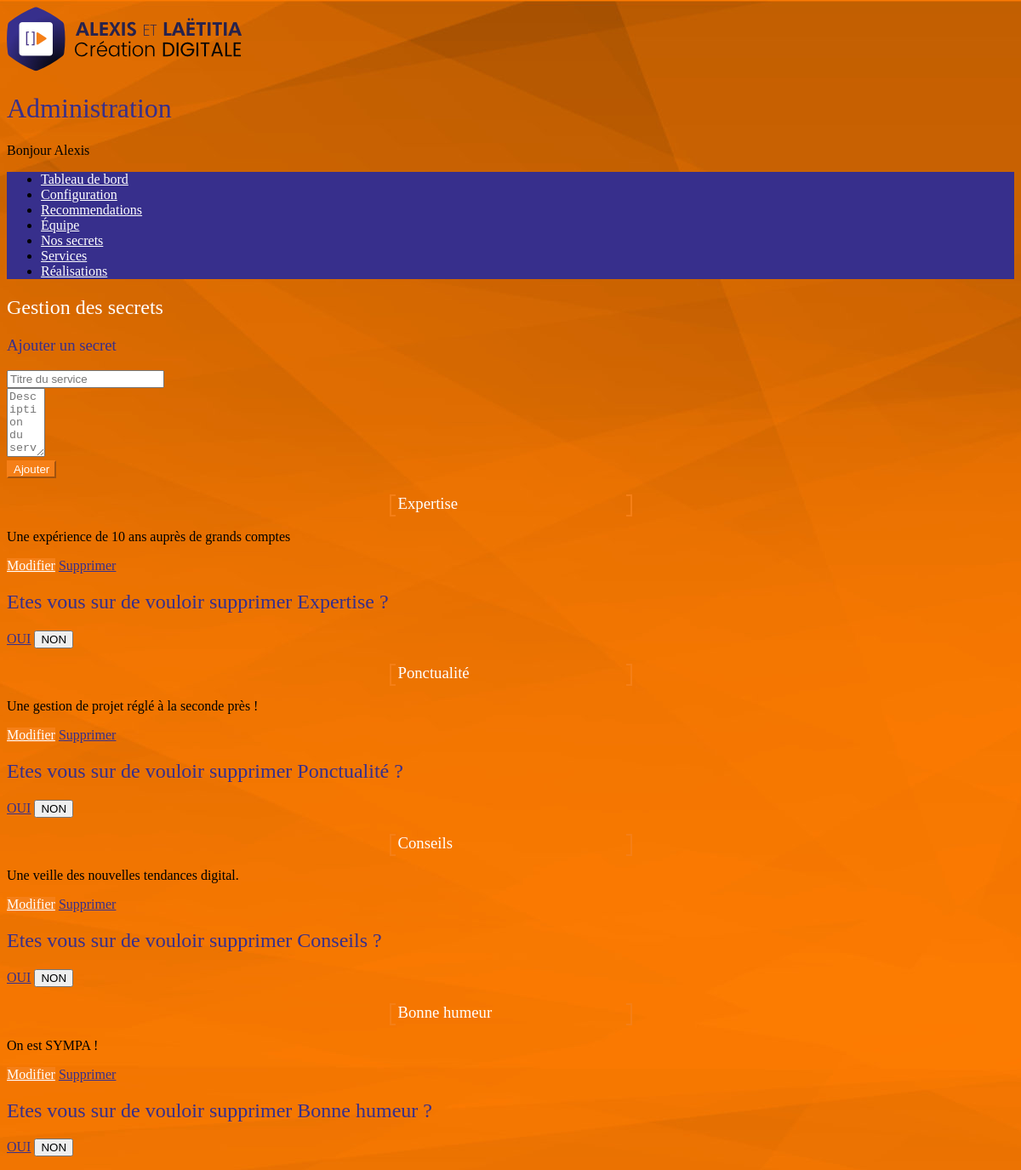
Screenshot of /www/admin.php?page=secrets (signed in) with the database file from the repository.
### tables this page shows
CREATE TABLE `secrets` (
  `id` int(11) NOT NULL,
  `title` varchar(255) NOT NULL,
  `description` text NOT NULL
);

### model/model_secrets.php (called while the page is built, shortened)
<?php
function getSecrets()
{
    global $bdd;
    $get_secrets = $bdd->prepare('SELECT * FROM secrets ORDER BY id');
    $get_secrets->execute();
    return $get_secrets->fetchAll();
}

### controler/admin_controler_secrets.php (called while the page is built, shortened)
<?php
$secrets = getSecrets();
foreach($secrets as $key => $secret)
{
    $secrets[$key]['id'] = $secret['id'];
    $secrets[$key]['description'] = $secret['description'];
    $secrets[$key]['title'] = $secret['title'];
}

### templates/admin/secrets.php (the view)
<div class="uk-section">
    <div class="uk-container">
        <h2 class="text-center">Gestion des secrets</h2>
        <div class="uk-card uk-card-default uk-card-body uk-box-shadow-medium uk-box-shadow-hover-xlarge">
            <?php
            if(isset($_GET['modify']))
            {
                ?>
                <h3 class="uk-card-title blue">Modifier le secret : <?php echo $modify_secret['title']; ?></h3>
                <div class="">
                    <form method="post" name="add_project" action="admin.php?page=secrets&itsmodify=true" class="uk-grid-small" uk-grid>
                        <input type="hidden" class="" name="id" placeholder="" value="<?php echo $modify_secret['id']; ?>">
                        <div class="uk-width-1-3">
                            <input type="text" class="uk-input" name="title" placeholder="Titre du service" value="<?php echo $modify_secret['title']; ?>" required>
                        </div>
                        <div class="uk-width-1-1">
                            <textarea class="uk-textarea" name="description" placeholder="Desciption du service" cols="3" rows="5" required><?php echo $modify_secret['description']; ?></textarea>
                        </div>
                        <div class="uk-width-1-1">
                            <button class="uk-button uk-button-primary" type="submit">Enregistrer</button>
                            <a href="admin.php?page=secrets" class="uk-link-text uk-margin-left">Annuler</a>
                        </div>
                    </form>
                </div>
            <?php
            }
            else
            {
            ?>
            <h3 class="uk-card-title blue">Ajouter un secret</h3>
            <div class="">
                <form method="post" name="add_recommendations" action="admin.php?page=secrets&add=true" class="uk-grid-small" uk-grid>
                    <div class="uk-width-1-3">
                        <input type="text" class="uk-input" name="title" placeholder="Titre du service" required>
                    </div>
                    <div class="uk-width-1-1">
                        <textarea class="uk-textarea" name="description" placeholder="Desciption du service" cols="3" rows="5" required></textarea>
                    </div>
                    <div class="uk-width-1-1">
                        <button class="uk-button uk-button-primary" type="submit">Ajouter</button>
                    </div>
                </form>
            </div>
            <?php
            }
            ?>
        </div>
        <div class="uk-grid uk-margin-top" uk-grid uk-height-match="target: > div > .uk-card">
            <?php
            foreach($secrets as $secret)
            {
                ?>
                <div class="uk-width-1-2 uk-width-1-4@m">
                    <div class="uk-card uk-card-default uk-card-body">
                        <div class="team-title uk-margin-small-bottom">
                            <h3 class="uk-card-title uk-margin-remove-bottom uk-text-center"><?php echo $secret['title']; ?></h3>
                        </div>
                        <p><?php echo $secret['description']; ?></p>
                        <div class="uk-card-footer">
                            <a href="admin.php?page=secrets&modify=<?php echo $secret['id']; ?>" class="uk-button uk-button-primary uk-margin-small-bottom">Modifier</a>
                            <a href="" class="uk-button uk-button-danger" uk-toggle="target: #delete-modal-<?php echo $secret['id']; ?>">Supprimer</a>
                        </div>
                        <div id="delete-modal-<?php echo $secret['id']; ?>" uk-modal>
                            <div class="uk-modal-dialog uk-modal-body">
                                <h2 class="uk-modal-title blue">Etes vous sur de vouloir supprimer <?php echo $secret['title']; ?> ?</h2>
                                <p class="uk-text-right">
                                    <a href="admin.php?page=secrets&delete=<?php echo $secret['id']; ?>" class="uk-button uk-button-danger" type="button">OUI</a>
                                    <button class="uk-button uk-button-secondary uk-modal-close" type="button">NON</button>
                                </p>
                            </div>
                        </div>
                    </div>
                </div>
                <?php
            }
            ?>
        </div>
    </div>
</div>

### www/css/carbone.css (style rules this page uses)
.blue { color: #372f8c; }
body { background: url('../img/bg.jpg') top center no-repeat #f57f17; background-attachment: fixed; }
p { color: #000000; }
h1, h2, h3, h4 { color: #ffffff; }
.uk-h1, .uk-h2, .uk-h3, .uk-h4, .uk-h5, .uk-h6, h1, h2, h3, h4, h5, h6 { font-weight: 100; }
.uk-button-primary, .uk-icon-button { color: #fff; background-color: #f57f17; border-color: #f57f17; -moz-transition-duration: 0.5s; -webkit-transition-duration: 0.5s; -o-transition-duration: 0.5s; transition-duration: 0.5s; }
a { color: #372f8c; }
.team-title { position: relative; margin: auto; width: 100%; max-width: 265px; }
.team-title:before, .team-title:after { content: ""; width: 5px; height: 100%; border: 2px solid #f57f17; border-right: none; position: absolute; display: block; margin-left: -10px; }
.team-title:after { border: 2px solid #f57f17; border-left: none; top: 0; right: -10px; }

### rows the page displays
secrets: title "Expertise", description "Une expérience de 10 ans auprès de grands comptes"
secrets: title "Ponctualité", description "Une gestion de projet réglé à la seconde près !"
secrets: title "Conseils", description "Une veille des nouvelles tendances digital."
secrets: title "Bonne humeur", description "On est SYMPA !"

### other values shown
$_SESSION['firstname'] "Alexis"
